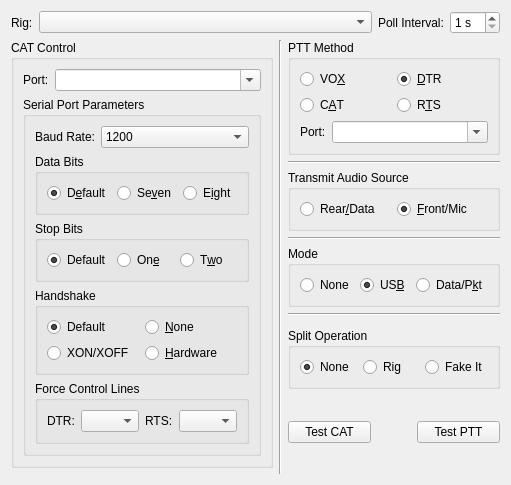
     <widget class="QWidget" name="radio_tab">
      <attribute name="title">
       <string>&amp;Radio</string>
      </attribute>
      <attribute name="toolTip">
       <string>Radio interface configuration settings.</string>
      </attribute>
      <layout class="QGridLayout" name="gridLayout_3">
       <item row="1" column="0" rowspan="11">
        <widget class="QGroupBox" name="CAT_control_group_box">
         <property name="sizePolicy">
          <sizepolicy hsizetype="Preferred" vsizetype="Preferred">
           <horstretch>0</horstretch>
           <verstretch>0</verstretch>
          </sizepolicy>
         </property>
         <property name="toolTip">
          <string>Settings that control your CAT interface.</string>
         </property>
         <property name="title">
          <string>CAT Control</string>
         </property>
         <layout class="QVBoxLayout" name="verticalLayout_3">
          <item>
           <layout class="QFormLayout" name="formLayout">
            <property name="fieldGrowthPolicy">
             <enum>QFormLayout::ExpandingFieldsGrow</enum>
            </property>
            <item row="0" column="0">
             <widget class="QLabel" name="CAT_port_label">
              <property name="text">
               <string>Port:</string>
              </property>
              <property name="buddy">
               <cstring>CAT_port_combo_box</cstring>
              </property>
             </widget>
            </item>
            <item row="0" column="1">
             <widget class="QComboBox" name="CAT_port_combo_box">
              <property name="sizePolicy">
               <sizepolicy hsizetype="MinimumExpanding" vsizetype="Fixed">
                <horstretch>1</horstretch>
                <verstretch>0</verstretch>
               </sizepolicy>
              </property>
              <property name="toolTip">
               <string>Serial port used for CAT control.</string>
              </property>
              <property name="editable">
               <bool>true</bool>
              </property>
              <property name="currentText">
               <string/>
              </property>
              <property name="insertPolicy">
               <enum>QComboBox::NoInsert</enum>
              </property>
             </widget>
            </item>
           </layout>
          </item>
          <item>
           <widget class="QGroupBox" name="CAT_serial_port_parameters_group_box">
            <property name="sizePolicy">
             <sizepolicy hsizetype="Preferred" vsizetype="MinimumExpanding">
              <horstretch>0</horstretch>
              <verstretch>0</verstretch>
             </sizepolicy>
            </property>
            <property name="title">
             <string>Serial Port Parameters</string>
            </property>
            <layout class="QVBoxLayout" name="verticalLayout">
             <item>
              <layout class="QFormLayout" name="formLayout_5">
               <property name="fieldGrowthPolicy">
                <enum>QFormLayout::ExpandingFieldsGrow</enum>
               </property>
               <item row="0" column="0">
                <widget class="QLabel" name="CAT_baud_label">
                 <property name="text">
                  <string>Baud Rate:</string>
                 </property>
                 <property name="buddy">
                  <cstring>CAT_serial_baud_combo_box</cstring>
                 </property>
                </widget>
               </item>
               <item row="0" column="1">
                <widget class="QComboBox" name="CAT_serial_baud_combo_box">
                 <property name="sizePolicy">
                  <sizepolicy hsizetype="MinimumExpanding" vsizetype="Fixed">
                   <horstretch>0</horstretch>
                   <verstretch>0</verstretch>
                  </sizepolicy>
                 </property>
                 <property name="toolTip">
                  <string>Serial port data rate which must match the setting of your radio.</string>
                 </property>
                 <property name="currentIndex">
                  <number>0</number>
                 </property>
                 <item>
                  <property name="text">
                   <string>1200</string>
                  </property>
                 </item>
                 <item>
                  <property name="text">
                   <string>2400</string>
                  </property>
                 </item>
                 <item>
                  <property name="text">
                   <string>4800</string>
                  </property>
                 </item>
                 <item>
                  <property name="text">
                   <string>9600</string>
                  </property>
                 </item>
                 <item>
                  <property name="text">
                   <string>19200</string>
                  </property>
                 </item>
                 <item>
                  <property name="text">
                   <string>38400</string>
                  </property>
                 </item>
                 <item>
                  <property name="text">
                   <string>57600</string>
                  </property>
                 </item>
                 <item>
                  <property name="text">
                   <string>115200</string>
                  </property>
                 </item>
                </widget>
               </item>
              </layout>
             </item>
             <item>
              <widget class="QGroupBox" name="CAT_data_bits_group_box">
               <property name="toolTip">
                <string>&lt;html&gt;&lt;head/&gt;&lt;body&gt;&lt;p&gt;Number of data bits used to communicate with your radio's CAT interface (usually eight).&lt;/p&gt;&lt;/body&gt;&lt;/html&gt;</string>
               </property>
               <property name="title">
                <string>Data Bits</string>
               </property>
               <layout class="QHBoxLayout" name="horizontalLayout_4">
                <item>
                 <widget class="QRadioButton" name="CAT_default_bit_radio_button">
                  <property name="text">
                   <string>D&amp;efault</string>
                  </property>
                  <property name="checked">
                   <bool>true</bool>
                  </property>
                  <attribute name="buttonGroup">
                   <string notr="true">CAT_data_bits_button_group</string>
                  </attribute>
                 </widget>
                </item>
                <item>
                 <widget class="QRadioButton" name="CAT_7_bit_radio_button">
                  <property name="text">
                   <string>Se&amp;ven</string>
                  </property>
                  <property name="autoExclusive">
                   <bool>true</bool>
                  </property>
                  <attribute name="buttonGroup">
                   <string notr="true">CAT_data_bits_button_group</string>
                  </attribute>
                 </widget>
                </item>
                <item>
                 <widget class="QRadioButton" name="CAT_8_bit_radio_button">
                  <property name="text">
                   <string>E&amp;ight</string>
                  </property>
                  <property name="checked">
                   <bool>false</bool>
                  </property>
                  <attribute name="buttonGroup">
                   <string notr="true">CAT_data_bits_button_group</string>
                  </attribute>
                 </widget>
                </item>
               </layout>
              </widget>
             </item>
             <item>
              <widget class="QGroupBox" name="CAT_stop_bits_group_box">
               <property name="toolTip">
                <string>&lt;html&gt;&lt;head/&gt;&lt;body&gt;&lt;p&gt;Number of stop bits used when communicating with your radio's CAT interface&lt;/p&gt;&lt;p&gt;(consult you radio's manual for details).&lt;/p&gt;&lt;/body&gt;&lt;/html&gt;</string>
               </property>
               <property name="title">
                <string>Stop Bits</string>
               </property>
               <layout class="QHBoxLayout" name="horizontalLayout_2">
                <item>
                 <widget class="QRadioButton" name="CAT_default_stop_bit_radio_button">
                  <property name="text">
                   <string>Default</string>
                  </property>
                  <property name="checked">
                   <bool>true</bool>
                  </property>
                  <attribute name="buttonGroup">
                   <string notr="true">CAT_stop_bits_button_group</string>
                  </attribute>
                 </widget>
                </item>
                <item>
                 <widget class="QRadioButton" name="CAT_one_stop_bit_radio_button">
                  <property name="text">
                   <string>On&amp;e</string>
                  </property>
                  <attribute name="buttonGroup">
                   <string notr="true">CAT_stop_bits_button_group</string>
                  </attribute>
                 </widget>
                </item>
                <item>
                 <widget class="QRadioButton" name="CAT_two_stop_bit_radio_button">
                  <property name="text">
                   <string>T&amp;wo</string>
                  </property>
                  <property name="checked">
                   <bool>false</bool>
                  </property>
                  <attribute name="buttonGroup">
                   <string notr="true">CAT_stop_bits_button_group</string>
                  </attribute>
                 </widget>
                </item>
               </layout>
              </widget>
             </item>
             <item>
              <widget class="QGroupBox" name="CAT_handshake_group_box">
               <property name="toolTip">
                <string>&lt;html&gt;&lt;head/&gt;&lt;body&gt;&lt;p&gt;Flow control protocol used between this computer and your radio's CAT interface (usually &amp;quot;None&amp;quot; but some require &amp;quot;Hardware&amp;quot;).&lt;/p&gt;&lt;/body&gt;&lt;/html&gt;</string>
               </property>
               <property name="title">
                <string>Handshake</string>
               </property>
               <layout class="QGridLayout" name="gridLayout_11">
                <item row="0" column="0">
                 <widget class="QRadioButton" name="CAT_handshake_default_radio_button">
                  <property name="text">
                   <string>Default</string>
                  </property>
                  <property name="checked">
                   <bool>true</bool>
                  </property>
                  <attribute name="buttonGroup">
                   <string notr="true">CAT_handshake_button_group</string>
                  </attribute>
                 </widget>
                </item>
                <item row="0" column="1">
                 <widget class="QRadioButton" name="CAT_handshake_none_radio_button">
                  <property name="text">
                   <string>&amp;None</string>
                  </property>
                  <property name="checked">
                   <bool>false</bool>
                  </property>
                  <attribute name="buttonGroup">
                   <string notr="true">CAT_handshake_button_group</string>
                  </attribute>
                 </widget>
                </item>
                <item row="1" column="0">
                 <widget class="QRadioButton" name="CAT_handshake_xon_radio_button">
                  <property name="toolTip">
                   <string>Software flow control (very rare on CAT interfaces).</string>
                  </property>
                  <property name="text">
                   <string>XON/XOFF</string>
                  </property>
                  <attribute name="buttonGroup">
                   <string notr="true">CAT_handshake_button_group</string>
                  </attribute>
                 </widget>
                </item>
                <item row="1" column="1">
                 <widget class="QRadioButton" name="CAT_handshake_hardware_radio_button">
                  <property name="toolTip">
                   <string>Flow control using the RTS and CTS RS-232 control lines
not often used but some radios have it as an option and 
a few, particularly some Kenwood rigs, require it).</string>
                  </property>
                  <property name="text">
                   <string>&amp;Hardware</string>
                  </property>
                  <attribute name="buttonGroup">
                   <string notr="true">CAT_handshake_button_group</string>
                  </attribute>
                 </widget>
                </item>
               </layout>
              </widget>
             </item>
             <item>
              <widget class="QGroupBox" name="CAT_control_lines_group_box">
               <property name="toolTip">
                <string>Special control of CAT port control lines.</string>
               </property>
               <property name="title">
                <string>Force Control Lines</string>
               </property>
               <property name="checked">
                <bool>false</bool>
               </property>
               <layout class="QHBoxLayout" name="horizontalLayout_8">
                <item>
                 <layout class="QFormLayout" name="formLayout_8">
                  <item row="0" column="1">
                   <widget class="QComboBox" name="force_DTR_combo_box">
                    <item>
                     <property name="text">
                      <string/>
                     </property>
                    </item>
                    <item>
                     <property name="text">
                      <string>High</string>
                     </property>
                    </item>
                    <item>
                     <property name="text">
                      <string>Low</string>
                     </property>
                    </item>
                   </widget>
                  </item>
                  <item row="0" column="0">
                   <widget class="QLabel" name="force_DTR_label">
                    <property name="text">
                     <string>DTR:</string>
                    </property>
                    <property name="buddy">
                     <cstring>force_DTR_combo_box</cstring>
                    </property>
                   </widget>
                  </item>
                 </layout>
                </item>
                <item>
                 <layout class="QFormLayout" name="formLayout_9">
                  <item row="0" column="0">
                   <widget class="QLabel" name="force_RTS_label">
                    <property name="text">
                     <string>RTS:</string>
                    </property>
                    <property name="buddy">
                     <cstring>force_RTS_combo_box</cstring>
                    </property>
                   </widget>
                  </item>
                  <item row="0" column="1">
                   <widget class="QComboBox" name="force_RTS_combo_box">
                    <item>
                     <property name="text">
                      <string/>
                     </property>
                    </item>
                    <item>
                     <property name="text">
                      <string>High</string>
                     </property>
                    </item>
                    <item>
                     <property name="text">
                      <string>Low</string>
                     </property>
                    </item>
                   </widget>
                  </item>
                 </layout>
                </item>
               </layout>
              </widget>
             </item>
            </layout>
           </widget>
          </item>
         </layout>
        </widget>
       </item>
       <item row="6" column="2">
        <widget class="Line" name="line_6">
         <property name="orientation">
          <enum>Qt::Horizontal</enum>
         </property>
        </widget>
       </item>
       <item row="1" column="1" rowspan="12">
        <widget class="Line" name="line">
         <property name="orientation">
          <enum>Qt::Vertical</enum>
         </property>
        </widget>
       </item>
       <item row="1" column="2">
        <widget class="QGroupBox" name="PTT_method_group_box">
         <property name="sizePolicy">
          <sizepolicy hsizetype="Expanding" vsizetype="Preferred">
           <horstretch>0</horstretch>
           <verstretch>0</verstretch>
          </sizepolicy>
         </property>
         <property name="toolTip">
          <string>How this program activates the PTT on your radio</string>
         </property>
         <property name="title">
          <string>PTT Method</string>
         </property>
         <layout class="QGridLayout" name="gridLayout_2">
          <item row="0" column="0">
           <widget class="QRadioButton" name="PTT_VOX_radio_button">
            <property name="toolTip">
             <string>&lt;html&gt;&lt;head/&gt;&lt;body&gt;&lt;p&gt;No PTT activation, instead the radio's automatic VOX is used to key the transmitter.&lt;/p&gt;&lt;p&gt;Use this if you have no radio interface hardware.&lt;/p&gt;&lt;/body&gt;&lt;/html&gt;</string>
            </property>
            <property name="text">
             <string>VO&amp;X</string>
            </property>
            <attribute name="buttonGroup">
             <string notr="true">PTT_method_button_group</string>
            </attribute>
           </widget>
          </item>
          <item row="0" column="1">
           <widget class="QRadioButton" name="PTT_DTR_radio_button">
            <property name="toolTip">
             <string>&lt;html&gt;&lt;head/&gt;&lt;body&gt;&lt;p&gt;Use the RS-232 DTR control line to toggle your radio's PTT, requires hardware to inteface the line.&lt;/p&gt;&lt;p&gt;Some commercial interface units also use this method.&lt;/p&gt;&lt;p&gt;The DTR control line of the CAT serial port may be used for this or a DTR control line on a different serial port may be used.&lt;/p&gt;&lt;/body&gt;&lt;/html&gt;</string>
            </property>
            <property name="text">
             <string>&amp;DTR</string>
            </property>
            <property name="checked">
             <bool>true</bool>
            </property>
            <attribute name="buttonGroup">
             <string notr="true">PTT_method_button_group</string>
            </attribute>
           </widget>
          </item>
          <item row="1" column="0">
           <widget class="QRadioButton" name="PTT_CAT_radio_button">
            <property name="toolTip">
             <string>Some radios support PTT via CAT commands,
use this option if your radio supports it and you have no
other hardware interface for PTT.</string>
            </property>
            <property name="text">
             <string>C&amp;AT</string>
            </property>
            <attribute name="buttonGroup">
             <string notr="true">PTT_method_button_group</string>
            </attribute>
           </widget>
          </item>
          <item row="1" column="1">
           <widget class="QRadioButton" name="PTT_RTS_radio_button">
            <property name="toolTip">
             <string>&lt;html&gt;&lt;head/&gt;&lt;body&gt;&lt;p&gt;Use the RS-232 RTS control line to toggle your radio's PTT, requires hardware to inteface the line.&lt;/p&gt;&lt;p&gt;Some commercial interface units also use this method.&lt;/p&gt;&lt;p&gt;The RTS control line of the CAT serial port may be used for this or a RTS control line on a different serial port may be used. Note that this option is not available on the CAT serial port when hardware flow control is used.&lt;/p&gt;&lt;/body&gt;&lt;/html&gt;</string>
            </property>
            <property name="text">
             <string>R&amp;TS</string>
            </property>
            <attribute name="buttonGroup">
             <string notr="true">PTT_method_button_group</string>
            </attribute>
           </widget>
          </item>
          <item row="2" column="0" rowspan="2" colspan="2">
           <layout class="QFormLayout" name="formLayout_4">
            <property name="fieldGrowthPolicy">
             <enum>QFormLayout::ExpandingFieldsGrow</enum>
            </property>
            <item row="0" column="0">
             <widget class="QLabel" name="PTT_port_label">
              <property name="text">
               <string>Port:</string>
              </property>
              <property name="buddy">
               <cstring>PTT_port_combo_box</cstring>
              </property>
             </widget>
            </item>
            <item row="0" column="1">
             <widget class="QComboBox" name="PTT_port_combo_box">
              <property name="sizePolicy">
               <sizepolicy hsizetype="MinimumExpanding" vsizetype="Fixed">
                <horstretch>1</horstretch>
                <verstretch>0</verstretch>
               </sizepolicy>
              </property>
              <property name="toolTip">
               <string>&lt;html&gt;&lt;head/&gt;&lt;body&gt;&lt;p&gt;Select the RS-232 serial port utilised for PTT control, this option is available when DTR or RTS is selected above as a transmit method.&lt;/p&gt;&lt;p&gt;This port can be the same one as the one used for CAT control.&lt;/p&gt;&lt;p&gt;For some interface types the special value CAT may be chosen, this is used for non-serial CAT interfaces that can control serial port control lines remotely (OmniRig for example).&lt;/p&gt;&lt;/body&gt;&lt;/html&gt;</string>
              </property>
              <property name="editable">
               <bool>true</bool>
              </property>
              <property name="currentText">
               <string/>
              </property>
              <property name="currentIndex">
               <number>-1</number>
              </property>
              <property name="insertPolicy">
               <enum>QComboBox::NoInsert</enum>
              </property>
             </widget>
            </item>
           </layout>
          </item>
         </layout>
        </widget>
       </item>
       <item row="5" column="2">
        <widget class="QGroupBox" name="mode_group_box">
         <property name="toolTip">
          <string>Modulation mode selected on radio.</string>
         </property>
         <property name="title">
          <string>Mode</string>
         </property>
         <layout class="QGridLayout" name="gridLayout_10">
          <item row="0" column="1">
           <widget class="QRadioButton" name="mode_USB_radio_button">
            <property name="toolTip">
             <string>&lt;html&gt;&lt;head/&gt;&lt;body&gt;&lt;p&gt;USB is usually the correct modulation mode,&lt;/p&gt;&lt;p&gt;unless the radio has a special data or packet mode setting&lt;/p&gt;&lt;p&gt;for AFSK operation.&lt;/p&gt;&lt;/body&gt;&lt;/html&gt;</string>
            </property>
            <property name="text">
             <string>US&amp;B</string>
            </property>
            <property name="checked">
             <bool>true</bool>
            </property>
            <attribute name="buttonGroup">
             <string notr="true">TX_mode_button_group</string>
            </attribute>
           </widget>
          </item>
          <item row="0" column="0">
           <widget class="QRadioButton" name="mode_none_radio_button">
            <property name="toolTip">
             <string>Don't allow the program to set the radio mode
(not recommended but use if the wrong mode
or bandwidth is selected).</string>
            </property>
            <property name="text">
             <string>None</string>
            </property>
            <attribute name="buttonGroup">
             <string notr="true">TX_mode_button_group</string>
            </attribute>
           </widget>
          </item>
          <item row="0" column="2">
           <widget class="QRadioButton" name="mode_data_radio_button">
            <property name="toolTip">
             <string>If this is availabe then it is usually the correct mode for this program.</string>
            </property>
            <property name="text">
             <string>Data/P&amp;kt</string>
            </property>
            <attribute name="buttonGroup">
             <string notr="true">TX_mode_button_group</string>
            </attribute>
           </widget>
          </item>
         </layout>
        </widget>
       </item>
       <item row="3" column="2">
        <widget class="QGroupBox" name="TX_audio_source_group_box">
         <property name="toolTip">
          <string>Some radios can select the audio input using a CAT command,
this setting allows you to select which audio input will be used
(if it is available then generally the Rear/Data option is best).</string>
         </property>
         <property name="title">
          <string>Transmit Audio Source</string>
         </property>
         <layout class="QGridLayout" name="gridLayout_7">
          <item row="0" column="0">
           <widget class="QRadioButton" name="TX_source_data_radio_button">
            <property name="text">
             <string>Rear&amp;/Data</string>
            </property>
            <attribute name="buttonGroup">
             <string notr="true">TX_audio_source_button_group</string>
            </attribute>
           </widget>
          </item>
          <item row="0" column="1">
           <widget class="QRadioButton" name="TX_source_mic_radio_button">
            <property name="text">
             <string>&amp;Front/Mic</string>
            </property>
            <property name="checked">
             <bool>true</bool>
            </property>
            <attribute name="buttonGroup">
             <string notr="true">TX_audio_source_button_group</string>
            </attribute>
           </widget>
          </item>
         </layout>
        </widget>
       </item>
       <item row="9" column="2">
        <spacer name="verticalSpacer_2">
         <property name="orientation">
          <enum>Qt::Vertical</enum>
         </property>
         <property name="sizeHint" stdset="0">
          <size>
           <width>0</width>
           <height>0</height>
          </size>
         </property>
        </spacer>
       </item>
       <item row="2" column="2">
        <widget class="Line" name="line_3">
         <property name="orientation">
          <enum>Qt::Horizontal</enum>
         </property>
        </widget>
       </item>
       <item row="11" column="2">
        <spacer name="verticalSpacer_7">
         <property name="orientation">
          <enum>Qt::Vertical</enum>
         </property>
         <property name="sizeHint" stdset="0">
          <size>
           <width>0</width>
           <height>0</height>
          </size>
         </property>
        </spacer>
       </item>
       <item row="0" column="0" colspan="3">
        <layout class="QHBoxLayout" name="horizontalLayout_7">
         <item>
          <widget class="QLabel" name="rig_label">
           <property name="text">
            <string>Rig:</string>
           </property>
           <property name="buddy">
            <cstring>rig_combo_box</cstring>
           </property>
          </widget>
         </item>
         <item>
          <widget class="QComboBox" name="rig_combo_box">
           <property name="sizePolicy">
            <sizepolicy hsizetype="Preferred" vsizetype="Fixed">
             <horstretch>1</horstretch>
             <verstretch>0</verstretch>
            </sizepolicy>
           </property>
          </widget>
         </item>
         <item>
          <widget class="QLabel" name="CAT_poll_interval_label">
           <property name="text">
            <string>Poll Interval:</string>
           </property>
           <property name="buddy">
            <cstring>CAT_poll_interval_spin_box</cstring>
           </property>
          </widget>
         </item>
         <item>
          <widget class="QSpinBox" name="CAT_poll_interval_spin_box">
           <property name="toolTip">
            <string>&lt;html&gt;&lt;head/&gt;&lt;body&gt;&lt;p&gt;Interval to poll rig for status. Longer intervals will mean that changes to the rig will take longer to be detected.&lt;/p&gt;&lt;/body&gt;&lt;/html&gt;</string>
           </property>
           <property name="suffix">
            <string> s</string>
           </property>
           <property name="minimum">
            <number>1</number>
           </property>
          </widget>
         </item>
        </layout>
       </item>
       <item row="4" column="2">
        <widget class="Line" name="line_4">
         <property name="orientation">
          <enum>Qt::Horizontal</enum>
         </property>
        </widget>
       </item>
       <item row="10" column="2">
        <layout class="QHBoxLayout" name="horizontalLayout_11">
         <item>
          <widget class="QPushButton" name="test_CAT_push_button">
           <property name="toolTip">
            <string>&lt;html&gt;&lt;head/&gt;&lt;body&gt;&lt;p&gt;Attempt to connect to the radio with these settings.&lt;/p&gt;&lt;p&gt;The button will turn green if the connection is successful or red if there is a problem.&lt;/p&gt;&lt;/body&gt;&lt;/html&gt;</string>
           </property>
           <property name="text">
            <string>Test CAT</string>
           </property>
          </widget>
         </item>
         <item>
          <spacer name="horizontalSpacer_3">
           <property name="orientation">
            <enum>Qt::Horizontal</enum>
           </property>
           <property name="sizeType">
            <enum>QSizePolicy::Preferred</enum>
           </property>
           <property name="sizeHint" stdset="0">
            <size>
             <width>40</width>
             <height>20</height>
            </size>
           </property>
          </spacer>
         </item>
         <item>
          <widget class="QPushButton" name="test_PTT_push_button">
           <property name="toolTip">
            <string>Attempt to activate the transmitter.
Click again to deactivate. Normally no power should be
output since there is no audio being generated at this time.
Check that any Tx indication on your radio and/or your
radio interface behave as expected.</string>
           </property>
           <property name="styleSheet">
            <string notr="true">QPushButton:checked {
	background-color: red;
	border-style	: outset;
	border-width: 1px;
	border-radius: 5px;
	border-color: black;
	min-width: 5em;
	padding: 3px;
}</string>
           </property>
           <property name="text">
            <string>Test PTT</string>
           </property>
           <property name="checkable">
            <bool>true</bool>
           </property>
          </widget>
         </item>
        </layout>
       </item>
       <item row="8" column="2">
        <widget class="QGroupBox" name="split_operation_group_box">
         <property name="title">
          <string>Split Operation</string>
         </property>
         <layout class="QGridLayout" name="gridLayout_12">
          <item row="0" column="2">
           <widget class="QRadioButton" name="split_emulate_radio_button">
            <property name="text">
             <string>Fake It</string>
            </property>
            <attribute name="buttonGroup">
             <string notr="true">split_mode_button_group</string>
            </attribute>
           </widget>
          </item>
          <item row="0" column="1">
           <widget class="QRadioButton" name="split_rig_radio_button">
            <property name="text">
             <string>Rig</string>
            </property>
            <attribute name="buttonGroup">
             <string notr="true">split_mode_button_group</string>
            </attribute>
           </widget>
          </item>
          <item row="0" column="0">
           <widget class="QRadioButton" name="split_none_radio_button">
            <property name="text">
             <string>None</string>
            </property>
            <property name="checked">
             <bool>true</bool>
            </property>
            <attribute name="buttonGroup">
             <string notr="true">split_mode_button_group</string>
            </attribute>
           </widget>
          </item>
         </layout>
        </widget>
       </item>
       <item row="12" column="0">
        <spacer name="verticalSpacer_5">
         <property name="orientation">
          <enum>Qt::Vertical</enum>
         </property>
         <property name="sizeHint" stdset="0">
          <size>
           <width>0</width>
           <height>0</height>
          </size>
         </property>
        </spacer>
       </item>
      </layout>
     </widget>
